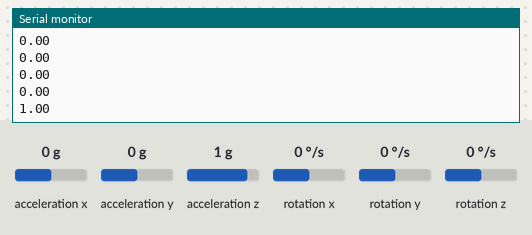
This sketch was run on a simulated Arduino Uno, built with avr-gcc and run on an emulated ATmega328P. Parts: the last lines printed to the serial monitor. Wiring (inferred from the names in the program): MPU-6050 motion sensor at I2C address 0x68. The inputs (shaded band) are chosen by the test bench; at power-on: acceleration x 0 g, acceleration y 0 g, acceleration z 1 g, rotation x 0 °/s, rotation y 0 °/s, rotation z 0 °/s.

Above: at 1.2 s.
1.3 s: acceleration x set to -1.4 g
At 1.46 s:
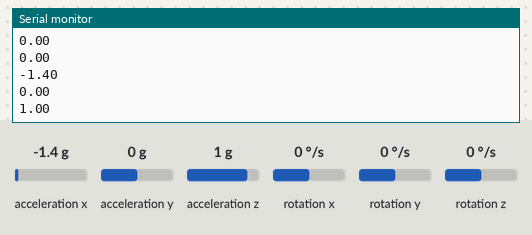
2.8 s: acceleration y set to -0.8 g
At 2.92 s:
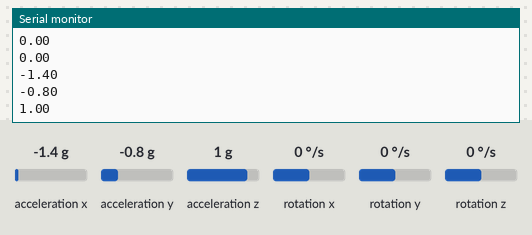
4.3 s: acceleration z set to 0.8 g
At 4.48 s:
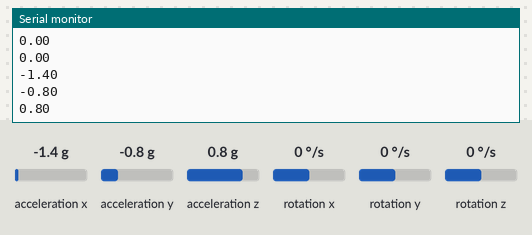
5.8 s: rotation x set to -192 °/s
At 6.47 s:
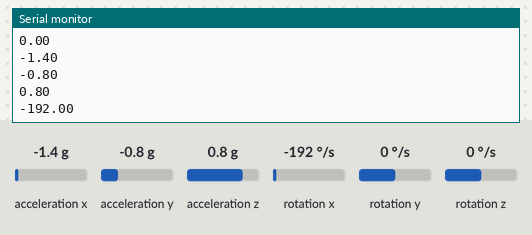
7.3 s: rotation y set to -100 °/s
Timing chart, 0 to 9.8 s (numbered marks = the images above; inputs shaded):
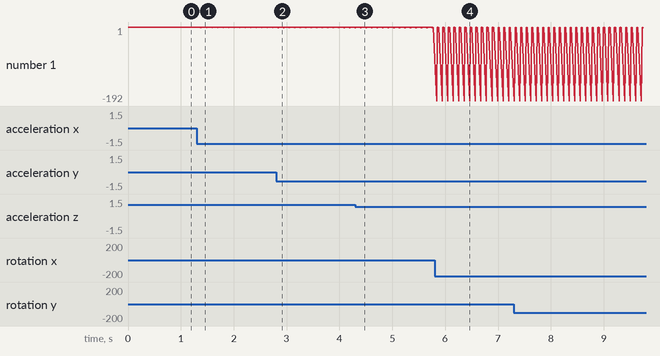

Measured:
- after the input at 1.3 s, the serial monitor: prints a new line after 0.08 s (image 1)
- after the input at 2.8 s, the serial monitor: prints a new line at once (image 2)
- after the input at 4.3 s, the serial monitor: prints a new line after 0.12 s (image 3)
- after the input at 5.8 s, the serial monitor: prints a new line at once (image 4)
- plotted number 1: -1.4 → 0.8 after the input at 4.3 s

The sketch:

MPU6050_test.ino
```cpp
// (licence header left out)
#include <Wire.h>

long accelX, accelY, accelZ;
float gForceX, gForceY, gForceZ;

long gyroX, gyroY, gyroZ;
float rotX, rotY, rotZ;

void setup() {
  Serial.begin(9600);
  Wire.begin();
  setupMPU();
}


void loop() {
  recordAccelRegisters();
  recordGyroRegisters();
  printData();
  delay(100);
}

void setupMPU(){
  Wire.beginTransmission(0b1101000); //This is the I2C address of the MPU (b1101000/b1101001 for AC0 low/high datasheet sec. 9.2)
  Wire.write(0x6B); //Accessing the register 6B - Power Management (Sec. 4.28)
  Wire.write(0b00000000); //Setting SLEEP register to 0. (Required; see Note on p. 9)
  Wire.endTransmission();
  Wire.beginTransmission(0b1101000); //I2C address of the MPU
  Wire.write(0x1B); //Accessing the register 1B - Gyroscope Configuration (Sec. 4.4)
  Wire.write(0x00000000); //Setting the gyro to full scale +/- 250deg./s
  Wire.endTransmission();
  Wire.beginTransmission(0b1101000); //I2C address of the MPU
  Wire.write(0x1C); //Accessing the register 1C - Acccelerometer Configuration (Sec. 4.5)
  Wire.write(0b00000000); //Setting the accel to +/- 2g
  Wire.endTransmission();
}

void recordAccelRegisters() {
  Wire.beginTransmission(0b1101000); //I2C address of the MPU
  Wire.write(0x3B); //Starting register for Accel Readings
  Wire.endTransmission();
  Wire.requestFrom(0b1101000,6); //Request Accel Registers (3B - 40)
  while(Wire.available() < 6);
  accelX = Wire.read()<<8|Wire.read(); //Store first two bytes into accelX
  accelY = Wire.read()<<8|Wire.read(); //Store middle two bytes into accelY
  accelZ = Wire.read()<<8|Wire.read(); //Store last two bytes into accelZ
  processAccelData();
}

void processAccelData(){
  gForceX = accelX / 16384.0;
  gForceY = accelY / 16384.0;
  gForceZ = accelZ / 16384.0;
}

void recordGyroRegisters() {
  Wire.beginTransmission(0b1101000); //I2C address of the MPU
  Wire.write(0x43); //Starting register for Gyro Readings
  Wire.endTransmission();
  Wire.requestFrom(0b1101000,6); //Request Gyro Registers (43 - 48)
  while(Wire.available() < 6);
  gyroX = Wire.read()<<8|Wire.read(); //Store first two bytes into accelX
  gyroY = Wire.read()<<8|Wire.read(); //Store middle two bytes into accelY
  gyroZ = Wire.read()<<8|Wire.read(); //Store last two bytes into accelZ
  processGyroData();
}

void processGyroData() {
  rotX = gyroX / 131.0;
  rotY = gyroY / 131.0;
  rotZ = gyroZ / 131.0;
}

void printData() {
  //Serial.print("Gyro (deg)");
  //Serial.print(" X=");
  Serial.println(rotX);
  //Serial.print(" Y=");
  Serial.println(rotY);
  //Serial.print(" Z=");
  Serial.println(rotZ);
  //Serial.print(" Accel (g)");
  //Serial.print(" X=");
  Serial.println(gForceX);
  //Serial.print(" Y=");
  Serial.println(gForceY);
  //Serial.print(" Z=");
  Serial.println(gForceZ);
}
```
